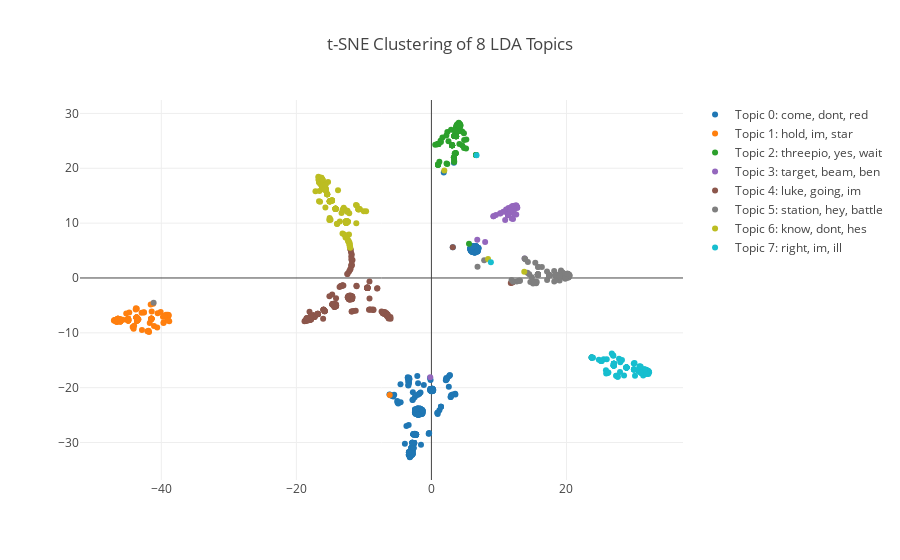

This figure's notebook cell:
### Code cell
# Create colormap
n = nTopics
cmap = get_cmap('tab10')
colors = [rgb2hex(cmap(color)) for color in np.arange(0, 1.000001, 1/(n-1))]

# Get n top words
topWords = getTopWords(3, ldaKeys, vectorizedText, countVectorizer)
# Compute centers for topics
ldaMeanTopicVectors = getMeanVectors(ldaKeys, tsneModelVectors)


# Create plot
data = []
# Iterate over each topic
for topic in range(nTopics):
    # Mask for a single topic
    mask = ldaKeys==topic
    scatter = go.Scatter(x = tsneModelVectors[mask,0],
                         y = tsneModelVectors[mask,1],
                         name = 'Topic {}: {}'.format(topic, topWords[topic]),
                         mode = 'markers',
                         text = df[mask]['text'],
                         marker = dict(color = colors[topic]))
    data.append(scatter)

layout = go.Layout(title = 't-SNE Clustering of {} LDA Topics'.format(nTopics),
                   showlegend=True,
                   hovermode = 'closest')

fig = go.Figure(data=data, layout=layout)
iplot(fig)
